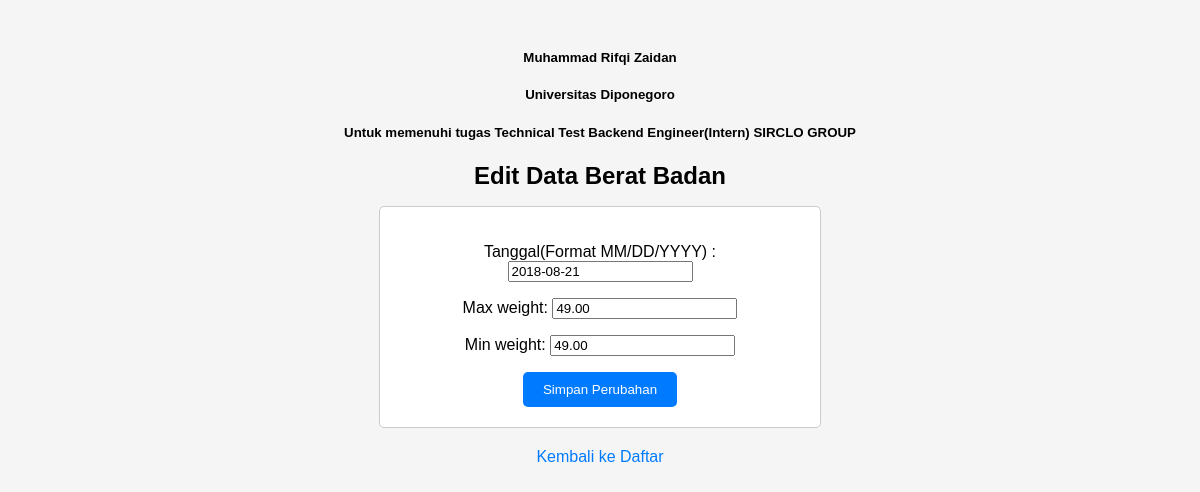
/edit/8/, run on the app's committed database.
### weight_tracker/models.py (models this page shows, shortened)
class WeightRecord(models.Model):
    date = models.DateField()
    max_weight = models.DecimalField(max_digits=5, decimal_places=2)
    min_weight = models.DecimalField(max_digits=5, decimal_places=2)

### weight_tracker/views.py (the view)
# urls.py: path('edit/<int:record_id>/', views.edit, name='edit'),
def edit(request, record_id):
    record = get_object_or_404(WeightRecord, pk=record_id)
    if request.method == 'POST':
        form = WeightRecordForm(request.POST, instance=record)
        if form.is_valid():
            form.save()
            return redirect('index')
    else:
        form = WeightRecordForm(instance=record)
    return render(request, 'edit.html', {'form': form})

### weight_tracker/forms.py (shortened to what this page needs)
class WeightRecordForm(forms.ModelForm):
    class Meta:
        model = WeightRecord
        fields = ['date', 'max_weight', 'min_weight']
        labels = {
            'date': 'Tanggal(Format MM/DD/YYYY) :',
            }

### weight_tracker/templates/edit.html (shortened to what this page needs)
<!DOCTYPE html>
<html lang="en">
<head>
</head>
<body>
    <h5>Muhammad Rifqi Zaidan</h5>
    <h5>Universitas Diponegoro</h5>
    <h5>Untuk memenuhi tugas Technical Test Backend Engineer(Intern) SIRCLO GROUP</h5>
    <h1>Edit Data Berat Badan</h1>
    <form method="post">
        {{ form.as_p }}
        <button type="submit">Simpan Perubahan</button>
    </form>
    <a href="{% url 'index' %}">Kembali ke Daftar</a>
</body>
</html>

### weight_tracker/templates/edit.html (style rules this page uses)
body { font-family: Arial, sans-serif; background-color: #f5f5f5; text-align: center; padding: 20px; }
h1 { font-size: 24px; }
form { max-width: 400px; margin: 0 auto; background-color: #fff; padding: 20px; border: 1px solid #ccc; border-radius: 5px; }
form button { background-color: #007bff; color: #fff; border: none; padding: 10px 20px; border-radius: 5px; cursor: pointer; }
a { display: block; margin-top: 20px; text-decoration: none; color: #007bff; }

### data on the page
WeightRecord: date "2018-08-21", max_weight "49.00", min_weight "49.00"
